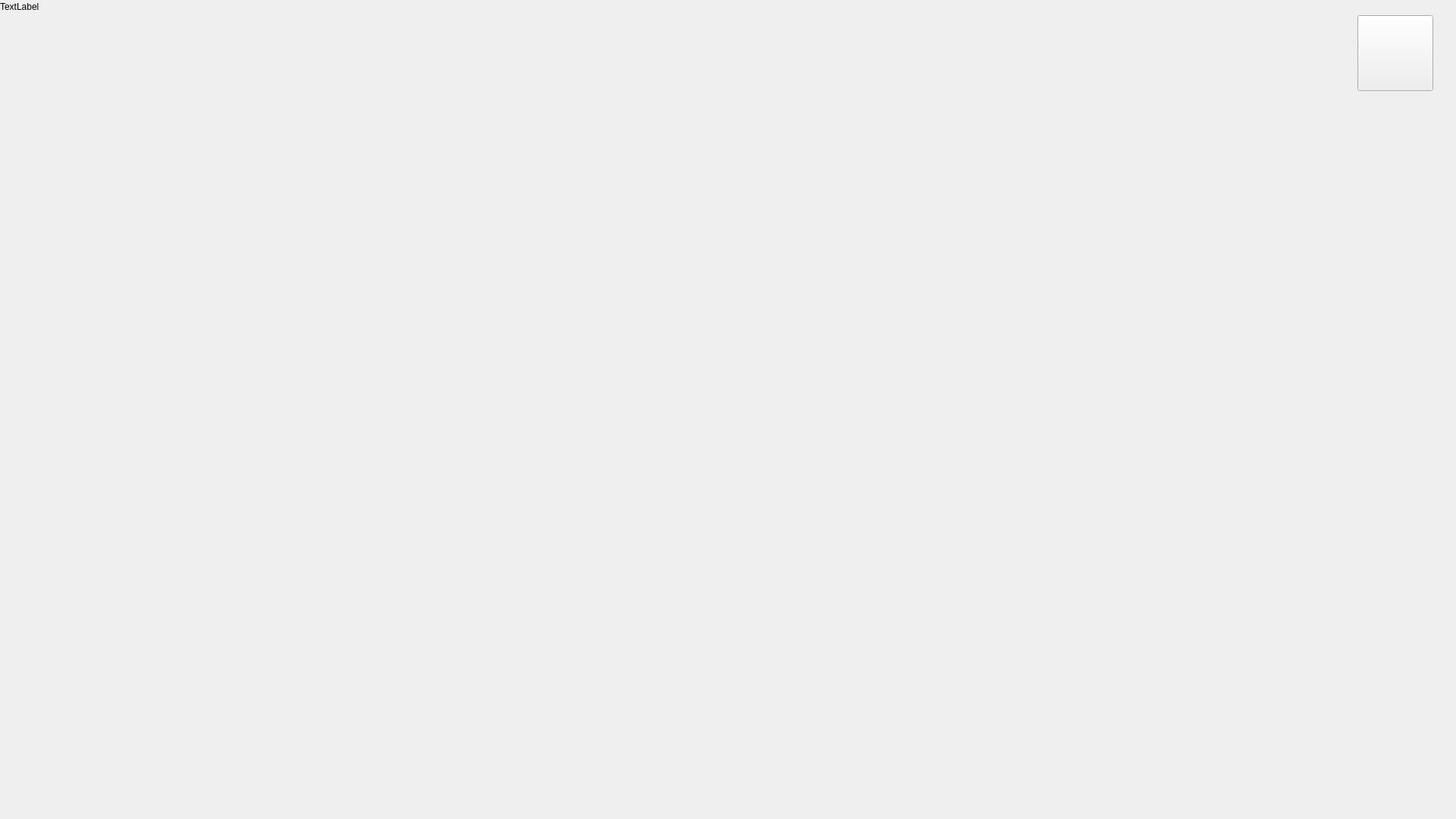
<?xml version="1.0" encoding="UTF-8"?>
<ui version="4.0">
 <class>MainWindowDesign</class>
 <widget class="QMainWindow" name="MainWindowDesign">
  <property name="geometry">
   <rect>
    <x>0</x>
    <y>0</y>
    <width>1920</width>
    <height>1080</height>
   </rect>
  </property>
  <property name="windowTitle">
   <string>QRosApp</string>
  </property>
  <property name="windowIcon">
   <iconset resource="../../ds4_control_kuro/resources/images.qrc">
    <normaloff>:/images/icon.png</normaloff>:/images/icon.png</iconset>
  </property>
  <property name="locale">
   <locale language="English" country="Australia"/>
  </property>
  <widget class="QWidget" name="centralwidget">
   <widget class="QLabel" name="video_label">
    <property name="geometry">
     <rect>
      <x>0</x>
      <y>0</y>
      <width>67</width>
      <height>17</height>
     </rect>
    </property>
    <property name="text">
     <string>TextLabel</string>
    </property>
   </widget>
   <widget class="QPushButton" name="stop_btn">
    <property name="geometry">
     <rect>
      <x>1790</x>
      <y>20</y>
      <width>100</width>
      <height>100</height>
     </rect>
    </property>
    <property name="text">
     <string/>
    </property>
   </widget>
  </widget>
  <action name="action_Quit">
   <property name="text">
    <string>&amp;Quit</string>
   </property>
   <property name="shortcut">
    <string>Ctrl+Q</string>
   </property>
   <property name="shortcutContext">
    <enum>Qt::ApplicationShortcut</enum>
   </property>
  </action>
  <action name="action_Preferences">
   <property name="text">
    <string>&amp;Preferences</string>
   </property>
  </action>
  <action name="actionAbout">
   <property name="text">
    <string>&amp;About</string>
   </property>
  </action>
  <action name="actionAbout_Qt">
   <property name="text">
    <string>About &amp;Qt</string>
   </property>
  </action>
 </widget>
 <resources>
  <include location="../../ds4_control_kuro/resources/images.qrc"/>
 </resources>
 <connections>
  <connection>
   <sender>action_Quit</sender>
   <signal>triggered()</signal>
   <receiver>MainWindowDesign</receiver>
   <slot>close()</slot>
   <hints>
    <hint type="sourcelabel">
     <x>-1</x>
     <y>-1</y>
    </hint>
    <hint type="destinationlabel">
     <x>399</x>
     <y>299</y>
    </hint>
   </hints>
  </connection>
 </connections>
</ui>
